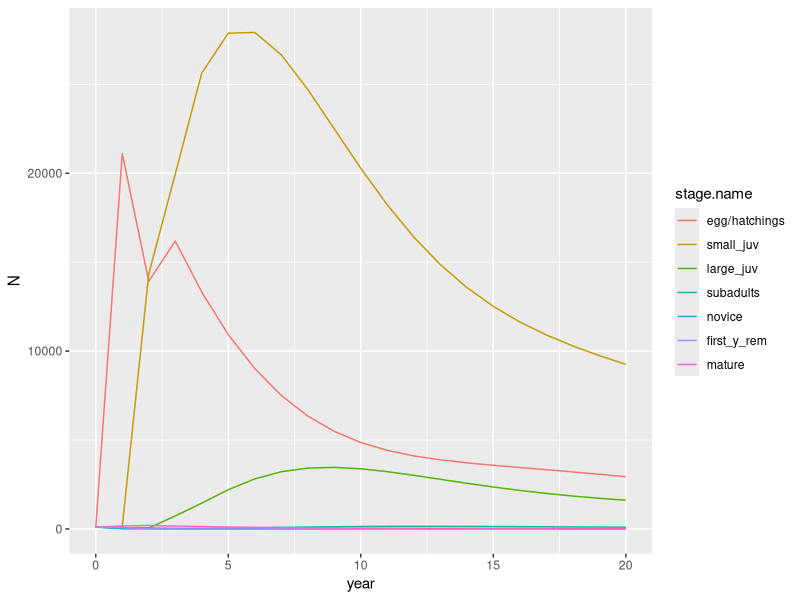
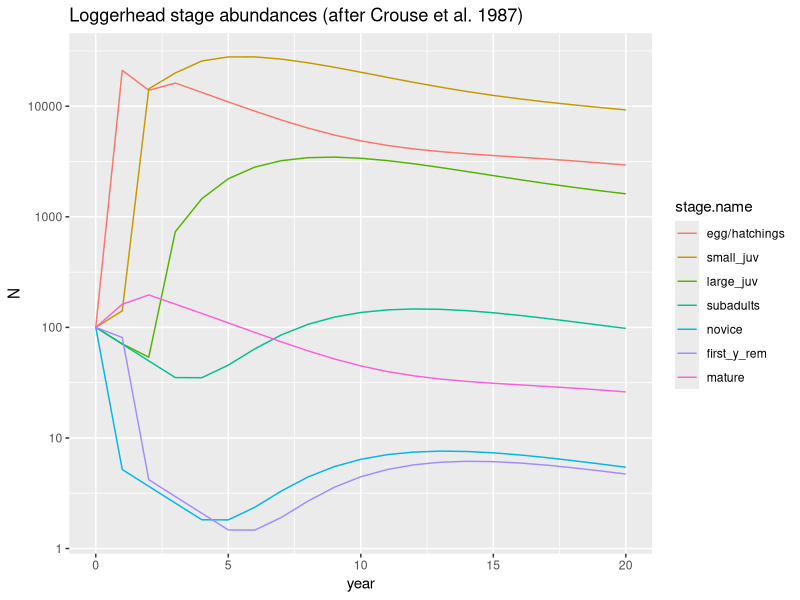
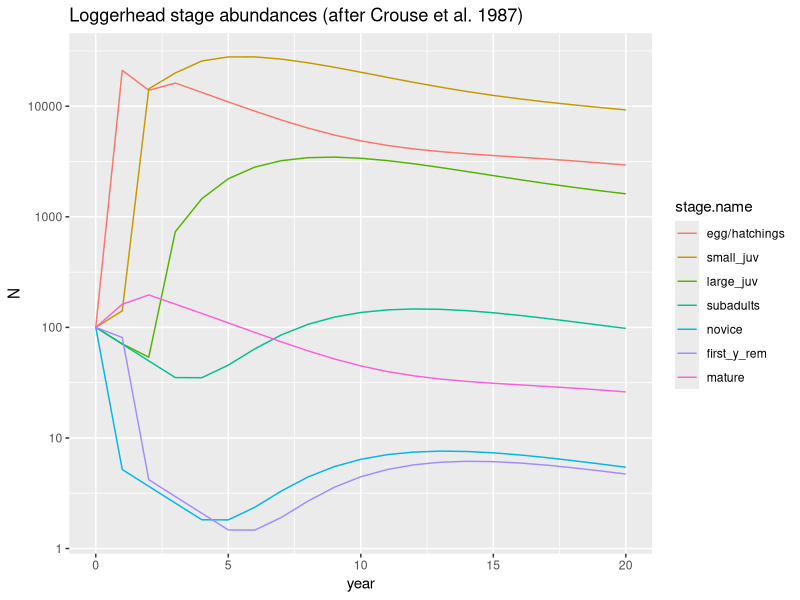

Here is the R script that generated these plots, in order:
################
## Analysis of Loggerhead sea turtle population dynamics
## Based on D. T. Crouse, L. B. Crowder, and H. Caswell. 1987. A stage-based population model for loggerhead sea turtles and implications for conservation. Ecology, 68:1412–1423.
###########

## load packages
library(tidyverse)

## check my current working directory - it should be Rwork
getwd() #

## enter the data directly, as a *transition matrix*
A <- matrix(
  c(0,      0,      0,      0,    127,      4,    80,
    0.6747, 0.7370, 0,      0,      0,      0,     0,
    0,      0.0486, 0.6610, 0,      0,      0,     0,
    0,      0,      0.0147, 0.6907, 0,      0,     0,
    0,      0,      0,      0.0518, 0,      0,      0,
    0,      0,      0,      0,      0.8091, 0,      0,
    0,      0,      0,      0,      0,      0.8091, 0.8089), 
  nrow=7, ncol=7, byrow=TRUE)

## Create a hypothetical population with these stages
## THIS IS THE STAGE DISTRIBUTION
N0 <- c(100, # hatchlings
        100, # small juveniles
        100, #large juveniles
        100, # subadults
        100, # novice breeders (1st year)
        100, # second year (1st year returning)
        100 # mature
        )
stage.labels <- c("egg/hatchings", "small_juv", "large_juv",
                 "subadults","novice","first_y_rem", "mature")

## add names to the transition matrix rows and columns
colnames(A) <- rownames(A) <- stage.labels
A

###########################
## Population projection 
############################
## Here we project the population forward one year. All we
## have to do is multiply the transition matrix by the stage distribution
N1 <- A %*% N0
N1
## What happened to the stage distribution?

## Here we repeat the process for the next year, this time 
## using year 1 in place of year 0.
## multiply a matrix times N1
N2 <- A %*% N1
N2
## What happened to the stage distribution?

############################
## Now we graph the stage distribution over 21 years.
#############################

## twenty-one years, twenty transitions
N <- matrix(0, # zeroes everywhere
            nrow = 7, # number of stages
            ncol = 21 # number of years
            )
## starting point, as above
N[,1] <- N0 # each stage has 100 inds.

## "For each year, ...
for(t in 1:20){
  ## project forward one year
  N[,t+1] <- A %*% N[,t]
  ## repeat for each subsequent year
} 

## Create a data frame to ease plotting
## R will sort stage names alphabetically unless we specify some other order.
## Here we create a data frame and specify an order for stage names
df2 <- data.frame(stage.name=stage.labels, N) %>% 
  mutate(stage.name = factor(stage.name, levels=stage.labels )) 
View(df2)

## rearrange
df2.long <- pivot_longer(df2, X1:X21, names_to="orig.matrix.column", values_to="N")
View(df2.long)
df2.long <- df2.long %>% # manipulate data set 
  mutate(year = rep(0:20, 7)) %>% # create a variable for each year and...
  select(-orig.matrix.column) # remove the old variable
head(df2.long)

## graph
ggplot(df2.long, aes(x=year, y = N, colour=stage.name)) + 
  geom_line() 

ggplot(df2.long, aes(x=year, y = N, colour=stage.name)) + 
  geom_line() + scale_y_log10() + 
  labs(title="Loggerhead stage abundances (after Crouse et al. 1987)")
ggsave("loggerhead_log10_scale.png")


######################
## Finding lambda
######################
## first we find annual change, N[t+1]/N[t], which is like lambda, but 
## changes each year.
## Each year (in each column), we add all the stages together to get N.
## Then we calculate the annual proportion growing and surviving

# sum all stages in each year
(Total.N <- colSums(N))
annual.proportion<- Total.N[2:21]/Total.N[1:20]
annual.proportion
## what is happening to this annual proportion?


#################################
## Simulation Experiment
## Here we investigate the effects of altering annual survivorship 
## in different stages on population growth rate.

## First, we would like to estimate lambda using eigenanalysis.
## Don't sweat the details. 
## Eigenanalysis is a linear algebra technique that 
## finds the general tendencies in what or how
## a matrix transforms a vector.
## An eigenanalysis generates eigenvalues and eigenvectors.
## The biggest eigenvector is the first eigenvalue, and it is
## the finite rate of increase, or "lambda".

## Often eigenvalues are *complex numbers*, which contain
## a real part and an imaginary part. Lambda is the real part of the biggest
## and first eigenvalue, so we extract that.

## Here are the eigenvalues
(ev <- eigen(A) $ values)
## we select the first one and extract just the real part
lambda <- Re( ev[1] )
lambda
## how does this compare to the annual proportions you found above?

## here we express it as r
log( lambda )

## WHAT DOES LAMBDA < 1 OR r < 0 MEAN FOR THE POPULATION?

#############################
## Now we do experiments to test the effect of increasing survival
## in different stages.
## We will change each survival and stage transition,
## one stage at a time
##############################

## create a copy of the transition matrix
A1 <- A
## Replace the hatchling survival and transition
## into the small juvenile stage with a 
## 100% survival and transition
A1[2,1] <- 0.9999999 # transition probability 1 = 100% survival
## calculate the new lambda and express as r
lambda1 <- Re( eigen(A1)$values[1] )
log(lambda1) # This is r when we set hatchling survivorship = 0.999999
## what is the intrinsic rate of increase?


#####################
## To calculate transitions with near-perfect annual survival requires
## a particular calculation that we won't explain here.

## Small Juveniles (stage 2)
## Annual survivorship (Table 3, Crouse et al. 1987)
p <- 0.7857
## number of years in the stage (Table 3, Crouse et al. 1987)
d <- 7

## Calculate transitions that Crouse used ...
## the probability of surviving in that stage
(P <- (1-p^(d-1))/(1-p^d)*p)
## the probability of surviving and growing into the next stage
(G <- p^d * (1-p)/(1-p^d))

## Experiment and effectively eliminate mortality
## First, calculate the probability of surviving in that stage
p = 0.9999999

(P2 <- (1-p^(d-1))/(1-p^d)*p)
(G2 <- p^d * (1-p)/(1-p^d))
## how do these compare to those that Crouse used?

## Now USE the new transition values for small juveniles
A2 <- A
## survival
A2[2,2] <- P2
## transition
A2[3,2] <- G2
## calculate the new r when we set small juv. survivorship = 0.999999
log( Re(eigen(A2)$values[1] ) )
## what is the new growth rate?


############ Large Juveniles (stage 3)
## Annual survivorship (Table 3, Crouse et al. 1987)
p <- 0.6758
## number of years in the stage (Table 3, Crouse et al. 1987)
d <- 8


## confirm that we get what Crouse got
(P <- (1-p^(d-1))/(1-p^d)*p)
(G <- p^d * (1-p)/(1-p^d))


## Experiment and effectively eliminate mortality
## First, calculate the probability of surviving in that stage
p = 0.9999999

(P3 <- (1-p^(d-1))/(1-p^d)*p)
(G3 <- p^d * (1-p)/(1-p^d))

## Now USE the new transition values for large juveniles
A3 <- A
## no mortality
## survival
A3[3,3] <- P3
## transition
A3[4,3] <- G3
## calculate the new r when we set large juv. survivorship = 0.999999
log( Re( eigen(A3)$values[1] ) )
## what is the new growth rate?


############ Mature adults (stage 7)
## Annual survivorship (Table 3, Crouse et al. 1987)
p <- 0.8091
## number of years in the stage (Table 3, Crouse et al. 1987)
d <- 32


## confirm that we get what Crouse got
(P <- (1-p^(d-1))/(1-p^d)*p)
(G <- p^d * (1-p)/(1-p^d))


## Experiment and effectively eliminate mortality
## First, calculate the probability of surviving in that stage
p = 0.9999999

(P7 <- (1-p^(d-1))/(1-p^d)*p)
## there is no growth into another stage because this is the
## largest, oldest stage

## Now USE the new transition values for mature breeders
A7 <- A
## no mortality
## survival
A7[7,7] <- P7
## no transition
## calculate the new r when we set mature breeder survivorship = 0.999999
log( Re( eigen(A7)$values[1] ) )
## what is the new growth rate?

## Why do you think that our experiment with large juveniles had a bigger effect on growth rate than our experiment with adults? After all, adults actually lay eggs and large juveniles do not. 

